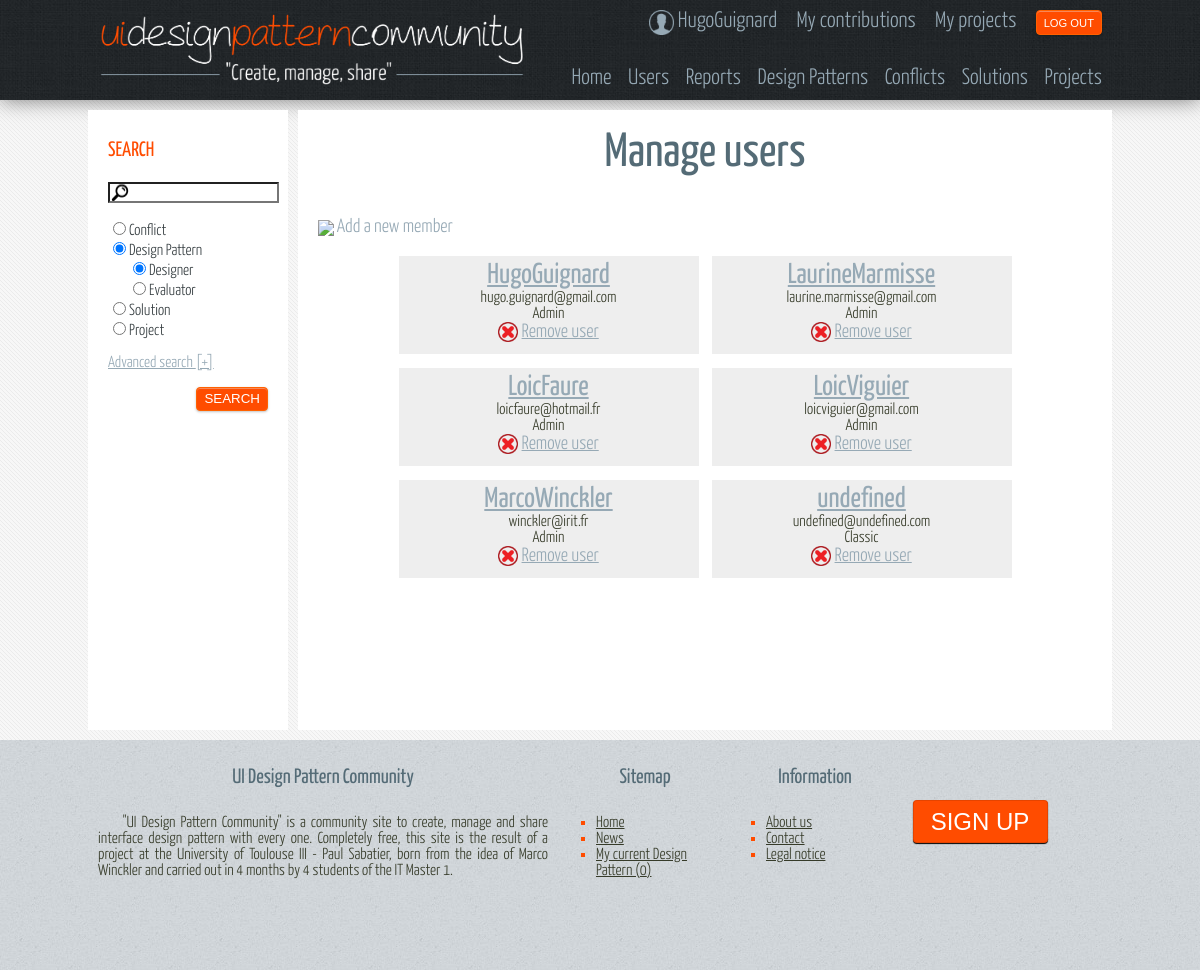
The app's page /view/manageUsers.php (signed in) with its own data.
### tables this page shows
CREATE TABLE IF NOT EXISTS `User` (
  `login` VARCHAR(30) NOT NULL,
  `pwd` VARCHAR(32) NOT NULL,
  `lastname` VARCHAR(30) NULL DEFAULT NULL,
  `firstname` VARCHAR(30) NULL DEFAULT NULL,
  `mail` VARCHAR(30) NOT NULL,
  `logo` VARCHAR(60) NULL DEFAULT NULL,
  `typeUser` ENUM('Classic','Admin') NOT NULL,
  PRIMARY KEY (`login`));

### model/implementation/Database.php (called while the page is built, shortened)
<?php
class Database {
    private static $bdd = NULL;
    private static function connect() {
        try{
            return new PDO('mysql:host=localhost;dbname=db_dpi', 'hl3_pack', 'hl3_pack');
        } catch (Exception $e) {
            die('Erreur : ' . $e->getMessage());
        }
    }
    public static function getConnection() {
        if (Database::$bdd == NULL) {
            Database::$bdd = Database::connect();
        }
        return Database::$bdd;
    }
    public static function getAllData($req) {
        $bdd = Database::getConnection();
        $reponse = $bdd->query($req);
        return $reponse;
    }
}
?>

### controller/toolkit/ToolkitAdmin.php (the view, shortened to what this page needs)
<?php
class ToolkitAdmin{
    public static function displayUserBox($dataToDisplay) {
        if ($dataToDisplay->rowCount() == 0) {
            echo 'No conflicts.';
        } else {
            echo "<center><table style=\"text-align:center\">";
            $i = 0;
            foreach ($dataToDisplay as $row) {
                if ($i == 0) {
                    echo "<tr><td width=\"300px\" style=\"padding-right:10px\">";
                    echo "<article class=\"boxUsers\" id=\"article_".$row['login']."\">";
                    echo "<h2><a href=\"user.php?user=".$row['login']."\">".$row['login']."</a></h2>".$row['mail']."<br/>".$row['typeUser'];
                    echo "<br/><div id=\"lienDescr\"><img src=\"../img/vrac/croix.png\" style=\"vertical-align:middle;width:20px\"/>  <a href=\"/site/controller/deleteUser.php?login=".$row['login']."\">Remove user</a></div>";
                    echo "</article></td>";
                    $i++;
                } else {
                    echo "<td width=\"300px\">";
                    echo "<article class=\"boxUsers\" id=\"article_".$row['login']."\">";
                    echo "<h2><a href=\"user.php?user=".$row['login']."\">".$row['login']."</a></h2>".$row['mail']."<br/>".$row['typeUser'];
                    echo "<br/><div id=\"lienDescr\"><img src=\"../img/vrac/croix.png\" style=\"vertical-align:middle;width:20px\"/>  <a href=\"/site/controller/deleteUser.php?login=".$row['login']."\">Remove user</a></div>";
                    echo "</article>";
                    echo "</td></tr>";
                    $i = 0;
                }
            }
            echo "</table></center>";
        }
    }
}

### records on screen
user: login "HugoGuignard", mail "hugo.guignard@gmail.com", typeUser "Admin"
user: login "LaurineMarmisse", mail "laurine.marmisse@gmail.com", typeUser "Admin"
user: login "LoicFaure", mail "loicfaure@hotmail.fr", typeUser "Admin"
user: login "LoicViguier", mail "loicviguier@gmail.com", typeUser "Admin"
user: login "MarcoWinckler", mail "winckler@irit.fr", typeUser "Admin"
user: login "undefined", mail "undefined@undefined.com", typeUser "Classic"

### other values on screen
$session->login "HugoGuignard"
$nb "0"
